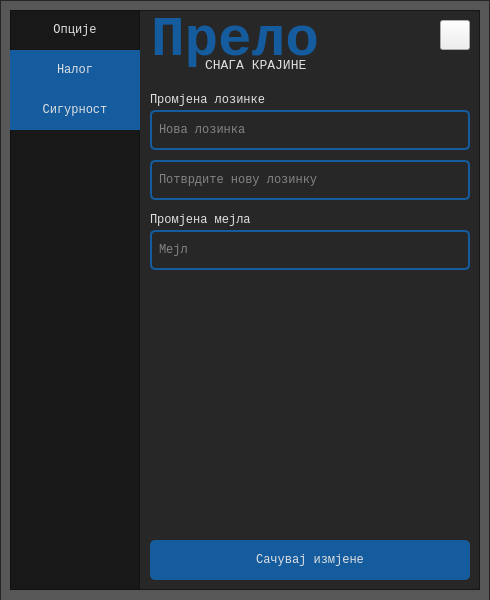
<?xml version="1.0" encoding="UTF-8"?>
<ui version="4.0">
 <class>SettingsScreen</class>
 <widget class="QMainWindow" name="SettingsScreen">
  <property name="windowModality">
   <enum>Qt::NonModal</enum>
  </property>
  <property name="geometry">
   <rect>
    <x>0</x>
    <y>0</y>
    <width>490</width>
    <height>600</height>
   </rect>
  </property>
  <property name="windowTitle">
   <string>MainWindow</string>
  </property>
  <property name="windowOpacity">
   <double>1.000000000000000</double>
  </property>
  <property name="unifiedTitleAndToolBarOnMac">
   <bool>false</bool>
  </property>
  <widget class="QWidget" name="centralwidget">
   <widget class="QFrame" name="frame_border">
    <property name="geometry">
     <rect>
      <x>0</x>
      <y>0</y>
      <width>490</width>
      <height>601</height>
     </rect>
    </property>
    <property name="styleSheet">
     <string notr="true">QFrame {	
	background-color: rgba(18, 18, 18, 175);
}
QLabel {
	background-color: rgba(0,0,0,0);
}</string>
    </property>
    <property name="frameShape">
     <enum>QFrame::StyledPanel</enum>
    </property>
    <property name="frameShadow">
     <enum>QFrame::Raised</enum>
    </property>
    <widget class="QFrame" name="frame">
     <property name="geometry">
      <rect>
       <x>10</x>
       <y>10</y>
       <width>470</width>
       <height>580</height>
      </rect>
     </property>
     <property name="styleSheet">
      <string notr="true"/>
     </property>
     <property name="frameShape">
      <enum>QFrame::StyledPanel</enum>
     </property>
     <property name="frameShadow">
      <enum>QFrame::Raised</enum>
     </property>
     <widget class="QWidget" name="widget" native="true">
      <property name="geometry">
       <rect>
        <x>0</x>
        <y>0</y>
        <width>471</width>
        <height>580</height>
       </rect>
      </property>
      <property name="styleSheet">
       <string notr="true"/>
      </property>
      <widget class="QLabel" name="app_name">
       <property name="geometry">
        <rect>
         <x>130</x>
         <y>0</y>
         <width>190</width>
         <height>60</height>
        </rect>
       </property>
       <property name="font">
        <font>
         <family>Courier New</family>
         <pointsize>42</pointsize>
         <weight>75</weight>
         <bold>true</bold>
        </font>
       </property>
       <property name="styleSheet">
        <string notr="true">color: rgb(20, 92, 158);</string>
       </property>
       <property name="frameShape">
        <enum>QFrame::NoFrame</enum>
       </property>
       <property name="text">
        <string>Прело</string>
       </property>
       <property name="alignment">
        <set>Qt::AlignCenter</set>
       </property>
      </widget>
      <widget class="QLabel" name="label">
       <property name="geometry">
        <rect>
         <x>195</x>
         <y>35</y>
         <width>115</width>
         <height>40</height>
        </rect>
       </property>
       <property name="font">
        <font>
         <family>Courier New</family>
         <pointsize>10</pointsize>
         <weight>50</weight>
         <bold>false</bold>
        </font>
       </property>
       <property name="styleSheet">
        <string notr="true">color: rgb(224,224,226);</string>
       </property>
       <property name="text">
        <string>СНАГА КРАЈИНЕ</string>
       </property>
       <property name="alignment">
        <set>Qt::AlignLeading|Qt::AlignLeft|Qt::AlignVCenter</set>
       </property>
      </widget>
      <widget class="QPushButton" name="btn_back">
       <property name="geometry">
        <rect>
         <x>430</x>
         <y>10</y>
         <width>30</width>
         <height>30</height>
        </rect>
       </property>
       <property name="styleSheet">
        <string notr="true">QPushButton#btn_back {
	border-image: url(:/menu/images/menu/exit.png);
}
QPushButton#btn_back:hover {
	border-image: url(:/menu/images/menu/hover_exit.png);
}</string>
       </property>
       <property name="text">
        <string/>
       </property>
      </widget>
      <widget class="QFrame" name="frame_left">
       <property name="geometry">
        <rect>
         <x>0</x>
         <y>0</y>
         <width>130</width>
         <height>580</height>
        </rect>
       </property>
       <property name="styleSheet">
        <string notr="true">QPushButton {
	background-color: rgb(20, 92, 158);
	color: rgb(224, 224, 226);
	border: none;
}
QPushButton:hover {
	background-color: rgb(19, 55, 88);
}
QPushButton:pressed {
	background-color: rgb(19, 37, 53);
}</string>
       </property>
       <property name="frameShape">
        <enum>QFrame::StyledPanel</enum>
       </property>
       <property name="frameShadow">
        <enum>QFrame::Raised</enum>
       </property>
       <widget class="QPushButton" name="btn_song">
        <property name="geometry">
         <rect>
          <x>0</x>
          <y>40</y>
          <width>130</width>
          <height>40</height>
         </rect>
        </property>
        <property name="font">
         <font>
          <family>Courier New</family>
          <pointsize>9</pointsize>
          <weight>50</weight>
          <bold>false</bold>
         </font>
        </property>
        <property name="styleSheet">
         <string notr="true"/>
        </property>
        <property name="text">
         <string>Налог</string>
        </property>
       </widget>
       <widget class="QLabel" name="options">
        <property name="geometry">
         <rect>
          <x>0</x>
          <y>0</y>
          <width>130</width>
          <height>40</height>
         </rect>
        </property>
        <property name="font">
         <font>
          <family>Courier New</family>
          <pointsize>9</pointsize>
          <weight>50</weight>
          <bold>false</bold>
         </font>
        </property>
        <property name="styleSheet">
         <string notr="true">color: rgb(224, 224, 226);</string>
        </property>
        <property name="text">
         <string>Опције</string>
        </property>
        <property name="alignment">
         <set>Qt::AlignCenter</set>
        </property>
       </widget>
       <widget class="QPushButton" name="btn_song_2">
        <property name="geometry">
         <rect>
          <x>0</x>
          <y>80</y>
          <width>130</width>
          <height>40</height>
         </rect>
        </property>
        <property name="font">
         <font>
          <family>Courier New</family>
          <pointsize>9</pointsize>
          <weight>50</weight>
          <bold>false</bold>
         </font>
        </property>
        <property name="styleSheet">
         <string notr="true"/>
        </property>
        <property name="text">
         <string>Сигурност</string>
        </property>
       </widget>
      </widget>
      <widget class="QStackedWidget" name="stacked_pages">
       <property name="geometry">
        <rect>
         <x>130</x>
         <y>70</y>
         <width>340</width>
         <height>510</height>
        </rect>
       </property>
       <property name="styleSheet">
        <string notr="true">QStackedWidget#stacked_pages {
	background-color: rgba(0,0,0,0);
}


QPushButton#btn_save, #btn_save_2 {
	background-color: rgb(20, 92, 158);
	color: rgb(224, 224, 226);
	border-radius: 5px;
}
QPushButton#btn_save:hover, #btn_save_2:hover {
	background-color: rgb(19, 55, 88);
}
QPushButton#btn_save:pressed, #btn_save_2:pressed {
	background-color: rgb(19, 37, 53);
}
QLineEdit {
	background-color: rgba(0,0,0,0);
	border-radius: 5px;
	border: 2px solid rgb(20, 92, 158);
	color: rgb(224, 224, 226);
	padding-left: 5px;
}

</string>
       </property>
       <property name="currentIndex">
        <number>1</number>
       </property>
       <widget class="QWidget" name="page_acc">
        <property name="styleSheet">
         <string notr="true"/>
        </property>
        <widget class="QLineEdit" name="input_first">
         <property name="geometry">
          <rect>
           <x>10</x>
           <y>30</y>
           <width>155</width>
           <height>40</height>
          </rect>
         </property>
         <property name="font">
          <font>
           <family>Courier New</family>
           <pointsize>9</pointsize>
          </font>
         </property>
         <property name="styleSheet">
          <string notr="true"/>
         </property>
         <property name="echoMode">
          <enum>QLineEdit::Normal</enum>
         </property>
         <property name="alignment">
          <set>Qt::AlignLeading|Qt::AlignLeft|Qt::AlignVCenter</set>
         </property>
         <property name="placeholderText">
          <string>Име</string>
         </property>
         <property name="clearButtonEnabled">
          <bool>true</bool>
         </property>
        </widget>
        <widget class="QPushButton" name="btn_save">
         <property name="geometry">
          <rect>
           <x>10</x>
           <y>460</y>
           <width>320</width>
           <height>40</height>
          </rect>
         </property>
         <property name="font">
          <font>
           <family>Courier New</family>
           <pointsize>9</pointsize>
           <weight>50</weight>
           <bold>false</bold>
          </font>
         </property>
         <property name="styleSheet">
          <string notr="true"/>
         </property>
         <property name="text">
          <string>Сачувај измјене</string>
         </property>
        </widget>
        <widget class="QLineEdit" name="input_last">
         <property name="geometry">
          <rect>
           <x>175</x>
           <y>30</y>
           <width>155</width>
           <height>40</height>
          </rect>
         </property>
         <property name="font">
          <font>
           <family>Courier New</family>
           <pointsize>9</pointsize>
          </font>
         </property>
         <property name="styleSheet">
          <string notr="true"/>
         </property>
         <property name="echoMode">
          <enum>QLineEdit::Normal</enum>
         </property>
         <property name="alignment">
          <set>Qt::AlignLeading|Qt::AlignLeft|Qt::AlignVCenter</set>
         </property>
         <property name="placeholderText">
          <string>Презиме</string>
         </property>
         <property name="clearButtonEnabled">
          <bool>true</bool>
         </property>
        </widget>
        <widget class="QLineEdit" name="input_name">
         <property name="geometry">
          <rect>
           <x>10</x>
           <y>80</y>
           <width>320</width>
           <height>40</height>
          </rect>
         </property>
         <property name="font">
          <font>
           <family>Courier New</family>
           <pointsize>9</pointsize>
          </font>
         </property>
         <property name="styleSheet">
          <string notr="true"/>
         </property>
         <property name="echoMode">
          <enum>QLineEdit::Normal</enum>
         </property>
         <property name="alignment">
          <set>Qt::AlignLeading|Qt::AlignLeft|Qt::AlignVCenter</set>
         </property>
         <property name="placeholderText">
          <string>Корисничко име</string>
         </property>
         <property name="clearButtonEnabled">
          <bool>true</bool>
         </property>
        </widget>
        <widget class="QLineEdit" name="input_day">
         <property name="geometry">
          <rect>
           <x>10</x>
           <y>150</y>
           <width>100</width>
           <height>40</height>
          </rect>
         </property>
         <property name="font">
          <font>
           <family>Courier New</family>
           <pointsize>9</pointsize>
          </font>
         </property>
         <property name="styleSheet">
          <string notr="true"/>
         </property>
         <property name="echoMode">
          <enum>QLineEdit::Normal</enum>
         </property>
         <property name="alignment">
          <set>Qt::AlignLeading|Qt::AlignLeft|Qt::AlignVCenter</set>
         </property>
         <property name="placeholderText">
          <string>Дан</string>
         </property>
         <property name="clearButtonEnabled">
          <bool>true</bool>
         </property>
        </widget>
        <widget class="QLineEdit" name="input_month">
         <property name="geometry">
          <rect>
           <x>120</x>
           <y>150</y>
           <width>100</width>
           <height>40</height>
          </rect>
         </property>
         <property name="font">
          <font>
           <family>Courier New</family>
           <pointsize>9</pointsize>
          </font>
         </property>
         <property name="styleSheet">
          <string notr="true"/>
         </property>
         <property name="echoMode">
          <enum>QLineEdit::Normal</enum>
         </property>
         <property name="alignment">
          <set>Qt::AlignLeading|Qt::AlignLeft|Qt::AlignVCenter</set>
         </property>
         <property name="placeholderText">
          <string>Мјесец</string>
         </property>
         <property name="clearButtonEnabled">
          <bool>true</bool>
         </property>
        </widget>
        <widget class="QLineEdit" name="input_year">
         <property name="geometry">
          <rect>
           <x>230</x>
           <y>150</y>
           <width>100</width>
           <height>40</height>
          </rect>
         </property>
         <property name="font">
          <font>
           <family>Courier New</family>
           <pointsize>9</pointsize>
          </font>
         </property>
         <property name="styleSheet">
          <string notr="true"/>
         </property>
         <property name="echoMode">
          <enum>QLineEdit::Normal</enum>
         </property>
         <property name="alignment">
          <set>Qt::AlignLeading|Qt::AlignLeft|Qt::AlignVCenter</set>
         </property>
         <property name="placeholderText">
          <string>Година</string>
         </property>
         <property name="clearButtonEnabled">
          <bool>true</bool>
         </property>
        </widget>
        <widget class="QLabel" name="settings">
         <property name="geometry">
          <rect>
           <x>10</x>
           <y>0</y>
           <width>320</width>
           <height>40</height>
          </rect>
         </property>
         <property name="font">
          <font>
           <family>Courier New</family>
           <pointsize>9</pointsize>
           <weight>50</weight>
           <bold>false</bold>
          </font>
         </property>
         <property name="styleSheet">
          <string notr="true">color: rgb(224, 224, 226);</string>
         </property>
         <property name="text">
          <string>Основне информације</string>
         </property>
         <property name="alignment">
          <set>Qt::AlignLeading|Qt::AlignLeft|Qt::AlignVCenter</set>
         </property>
        </widget>
        <widget class="QLabel" name="settings_2">
         <property name="geometry">
          <rect>
           <x>10</x>
           <y>120</y>
           <width>320</width>
           <height>40</height>
          </rect>
         </property>
         <property name="font">
          <font>
           <family>Courier New</family>
           <pointsize>9</pointsize>
           <weight>50</weight>
           <bold>false</bold>
          </font>
         </property>
         <property name="styleSheet">
          <string notr="true">color: rgb(224, 224, 226);</string>
         </property>
         <property name="text">
          <string>Рођендан</string>
         </property>
         <property name="alignment">
          <set>Qt::AlignLeading|Qt::AlignLeft|Qt::AlignVCenter</set>
         </property>
        </widget>
       </widget>
       <widget class="QWidget" name="page_security">
        <widget class="QLineEdit" name="input_pw">
         <property name="geometry">
          <rect>
           <x>10</x>
           <y>30</y>
           <width>320</width>
           <height>40</height>
          </rect>
         </property>
         <property name="font">
          <font>
           <family>Courier New</family>
           <pointsize>9</pointsize>
          </font>
         </property>
         <property name="styleSheet">
          <string notr="true"/>
         </property>
         <property name="echoMode">
          <enum>QLineEdit::PasswordEchoOnEdit</enum>
         </property>
         <property name="alignment">
          <set>Qt::AlignLeading|Qt::AlignLeft|Qt::AlignVCenter</set>
         </property>
         <property name="placeholderText">
          <string>Нова лозинка</string>
         </property>
         <property name="clearButtonEnabled">
          <bool>true</bool>
         </property>
        </widget>
        <widget class="QLineEdit" name="input_pw_2">
         <property name="geometry">
          <rect>
           <x>10</x>
           <y>80</y>
           <width>320</width>
           <height>40</height>
          </rect>
         </property>
         <property name="font">
          <font>
           <family>Courier New</family>
           <pointsize>9</pointsize>
          </font>
         </property>
         <property name="styleSheet">
          <string notr="true"/>
         </property>
         <property name="echoMode">
          <enum>QLineEdit::PasswordEchoOnEdit</enum>
         </property>
         <property name="alignment">
          <set>Qt::AlignLeading|Qt::AlignLeft|Qt::AlignVCenter</set>
         </property>
         <property name="placeholderText">
          <string>Потврдите нову лозинку</string>
         </property>
         <property name="clearButtonEnabled">
          <bool>true</bool>
         </property>
        </widget>
        <widget class="QLineEdit" name="input_mail">
         <property name="geometry">
          <rect>
           <x>10</x>
           <y>150</y>
           <width>320</width>
           <height>40</height>
          </rect>
         </property>
         <property name="font">
          <font>
           <family>Courier New</family>
           <pointsize>9</pointsize>
          </font>
         </property>
         <property name="styleSheet">
          <string notr="true"/>
         </property>
         <property name="echoMode">
          <enum>QLineEdit::Normal</enum>
         </property>
         <property name="alignment">
          <set>Qt::AlignLeading|Qt::AlignLeft|Qt::AlignVCenter</set>
         </property>
         <property name="placeholderText">
          <string>Мејл</string>
         </property>
         <property name="clearButtonEnabled">
          <bool>true</bool>
         </property>
        </widget>
        <widget class="QPushButton" name="btn_save_2">
         <property name="geometry">
          <rect>
           <x>10</x>
           <y>460</y>
           <width>320</width>
           <height>40</height>
          </rect>
         </property>
         <property name="font">
          <font>
           <family>Courier New</family>
           <pointsize>9</pointsize>
           <weight>50</weight>
           <bold>false</bold>
          </font>
         </property>
         <property name="styleSheet">
          <string notr="true"/>
         </property>
         <property name="text">
          <string>Сачувај измјене</string>
         </property>
        </widget>
        <widget class="QLabel" name="settings_3">
         <property name="geometry">
          <rect>
           <x>10</x>
           <y>0</y>
           <width>320</width>
           <height>40</height>
          </rect>
         </property>
         <property name="font">
          <font>
           <family>Courier New</family>
           <pointsize>9</pointsize>
           <weight>50</weight>
           <bold>false</bold>
          </font>
         </property>
         <property name="styleSheet">
          <string notr="true">color: rgb(224, 224, 226);</string>
         </property>
         <property name="text">
          <string>Промјена лозинке</string>
         </property>
         <property name="alignment">
          <set>Qt::AlignLeading|Qt::AlignLeft|Qt::AlignVCenter</set>
         </property>
        </widget>
        <widget class="QLabel" name="settings_4">
         <property name="geometry">
          <rect>
           <x>10</x>
           <y>120</y>
           <width>320</width>
           <height>40</height>
          </rect>
         </property>
         <property name="font">
          <font>
           <family>Courier New</family>
           <pointsize>9</pointsize>
           <weight>50</weight>
           <bold>false</bold>
          </font>
         </property>
         <property name="styleSheet">
          <string notr="true">color: rgb(224, 224, 226);</string>
         </property>
         <property name="text">
          <string>Промјена мејла</string>
         </property>
         <property name="alignment">
          <set>Qt::AlignLeading|Qt::AlignLeft|Qt::AlignVCenter</set>
         </property>
        </widget>
       </widget>
      </widget>
     </widget>
    </widget>
    <widget class="QLabel" name="app_bg">
     <property name="geometry">
      <rect>
       <x>0</x>
       <y>0</y>
       <width>491</width>
       <height>601</height>
      </rect>
     </property>
     <property name="styleSheet">
      <string notr="true">border-image: url(:/images/images/welcome_bg.png);</string>
     </property>
     <property name="text">
      <string/>
     </property>
    </widget>
    <zorder>app_bg</zorder>
    <zorder>frame</zorder>
   </widget>
  </widget>
 </widget>
 <resources>
  <include location="../res.qrc"/>
 </resources>
 <connections/>
</ui>
